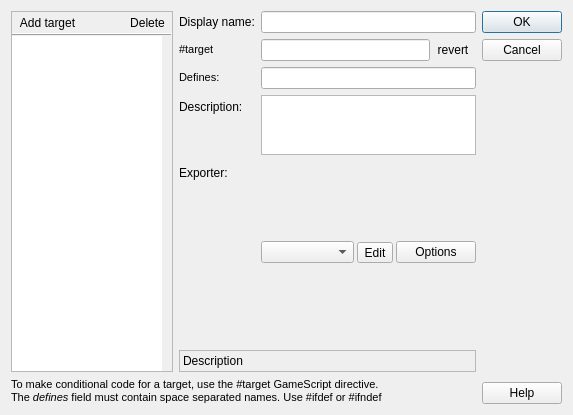
<?xml version="1.0" encoding="UTF-8"?>
<ui version="4.0">
 <class>BuildTargets</class>
 <widget class="QDialog" name="BuildTargets">
  <property name="geometry">
   <rect>
    <x>0</x>
    <y>0</y>
    <width>573</width>
    <height>415</height>
   </rect>
  </property>
  <property name="windowTitle">
   <string>Project Build Targets</string>
  </property>
  <property name="windowIcon">
   <iconset resource="../sharedcode/resources.qrc">
    <normaloff>:/resources/RES/ffficons/computer.png</normaloff>:/resources/RES/ffficons/computer.png</iconset>
  </property>
  <property name="modal">
   <bool>true</bool>
  </property>
  <layout class="QGridLayout" name="gridLayout">
   <item row="0" column="0">
    <layout class="QHBoxLayout" name="horizontalLayout_2">
     <item>
      <widget class="QFrame" name="frame_2">
       <property name="sizePolicy">
        <sizepolicy hsizetype="Fixed" vsizetype="Preferred">
         <horstretch>0</horstretch>
         <verstretch>0</verstretch>
        </sizepolicy>
       </property>
       <property name="frameShape">
        <enum>QFrame::StyledPanel</enum>
       </property>
       <property name="frameShadow">
        <enum>QFrame::Plain</enum>
       </property>
       <layout class="QVBoxLayout" name="verticalLayout_5">
        <property name="spacing">
         <number>0</number>
        </property>
        <property name="margin">
         <number>0</number>
        </property>
        <item>
         <layout class="QVBoxLayout" name="verticalLayout_3">
          <property name="spacing">
           <number>0</number>
          </property>
          <item>
           <layout class="QHBoxLayout" name="horizontalLayout_3">
            <property name="spacing">
             <number>0</number>
            </property>
            <property name="margin">
             <number>0</number>
            </property>
            <item>
             <widget class="QToolButton" name="AddTarget">
              <property name="text">
               <string>Add target</string>
              </property>
              <property name="icon">
               <iconset resource="../sharedcode/resources.qrc">
                <normaloff>:/resources/RES/ffficons/add.png</normaloff>:/resources/RES/ffficons/add.png</iconset>
              </property>
              <property name="toolButtonStyle">
               <enum>Qt::ToolButtonTextBesideIcon</enum>
              </property>
              <property name="autoRaise">
               <bool>true</bool>
              </property>
             </widget>
            </item>
            <item>
             <spacer name="horizontalSpacer">
              <property name="orientation">
               <enum>Qt::Horizontal</enum>
              </property>
              <property name="sizeType">
               <enum>QSizePolicy::Expanding</enum>
              </property>
              <property name="sizeHint" stdset="0">
               <size>
                <width>40</width>
                <height>20</height>
               </size>
              </property>
             </spacer>
            </item>
            <item>
             <widget class="QToolButton" name="DelTarget">
              <property name="text">
               <string>Delete</string>
              </property>
              <property name="icon">
               <iconset resource="../sharedcode/resources.qrc">
                <normaloff>:/resources/RES/ffficons/delete.png</normaloff>:/resources/RES/ffficons/delete.png</iconset>
              </property>
              <property name="toolButtonStyle">
               <enum>Qt::ToolButtonIconOnly</enum>
              </property>
              <property name="autoRaise">
               <bool>true</bool>
              </property>
             </widget>
            </item>
           </layout>
          </item>
          <item>
           <widget class="Line" name="line">
            <property name="frameShadow">
             <enum>QFrame::Raised</enum>
            </property>
            <property name="orientation">
             <enum>Qt::Horizontal</enum>
            </property>
           </widget>
          </item>
          <item>
           <widget class="QListWidget" name="TargetsLV">
            <property name="sizePolicy">
             <sizepolicy hsizetype="Maximum" vsizetype="Expanding">
              <horstretch>0</horstretch>
              <verstretch>0</verstretch>
             </sizepolicy>
            </property>
            <property name="minimumSize">
             <size>
              <width>150</width>
              <height>0</height>
             </size>
            </property>
            <property name="maximumSize">
             <size>
              <width>150</width>
              <height>16777215</height>
             </size>
            </property>
            <property name="frameShape">
             <enum>QFrame::NoFrame</enum>
            </property>
           </widget>
          </item>
         </layout>
        </item>
       </layout>
      </widget>
     </item>
     <item>
      <widget class="QWidget" name="SettingsPart" native="true">
       <layout class="QFormLayout" name="formLayout">
        <property name="fieldGrowthPolicy">
         <enum>QFormLayout::AllNonFixedFieldsGrow</enum>
        </property>
        <property name="margin">
         <number>0</number>
        </property>
        <item row="0" column="0">
         <widget class="QLabel" name="label">
          <property name="text">
           <string>Display name:</string>
          </property>
         </widget>
        </item>
        <item row="0" column="1">
         <widget class="QLineEdit" name="DisplayName"/>
        </item>
        <item row="1" column="0">
         <widget class="QLabel" name="label_5">
          <property name="text">
           <string>&lt;!DOCTYPE HTML PUBLIC &quot;-//W3C//DTD HTML 4.0//EN&quot; &quot;http://www.w3.org/TR/REC-html40/strict.dtd&quot;&gt;
&lt;html&gt;&lt;head&gt;&lt;meta name=&quot;qrichtext&quot; content=&quot;1&quot; /&gt;&lt;style type=&quot;text/css&quot;&gt;
p, li { white-space: pre-wrap; }
&lt;/style&gt;&lt;/head&gt;&lt;body style=&quot; font-family:'MS Shell Dlg 2'; font-size:8.25pt; font-weight:400; font-style:normal;&quot;&gt;
&lt;p style=&quot; margin-top:0px; margin-bottom:0px; margin-left:0px; margin-right:0px; -qt-block-indent:0; text-indent:0px;&quot;&gt;&lt;span style=&quot; font-family:'Courier New,courier';&quot;&gt;#target&lt;/span&gt;&lt;/p&gt;&lt;/body&gt;&lt;/html&gt;</string>
          </property>
         </widget>
        </item>
        <item row="1" column="1">
         <layout class="QHBoxLayout" name="horizontalLayout_5">
          <property name="spacing">
           <number>0</number>
          </property>
          <item>
           <widget class="QLineEdit" name="codeName"/>
          </item>
          <item>
           <widget class="QToolButton" name="toolButton_3">
            <property name="text">
             <string>revert</string>
            </property>
            <property name="icon">
             <iconset resource="../sharedcode/resources.qrc">
              <normaloff>:/resources/RES/ffficons/arrow_refresh_small.png</normaloff>:/resources/RES/ffficons/arrow_refresh_small.png</iconset>
            </property>
            <property name="autoRaise">
             <bool>true</bool>
            </property>
           </widget>
          </item>
         </layout>
        </item>
        <item row="3" column="0">
         <widget class="QLabel" name="label_4">
          <property name="text">
           <string>Description:</string>
          </property>
         </widget>
        </item>
        <item row="3" column="1">
         <widget class="QPlainTextEdit" name="DescText">
          <property name="sizePolicy">
           <sizepolicy hsizetype="Expanding" vsizetype="Minimum">
            <horstretch>0</horstretch>
            <verstretch>0</verstretch>
           </sizepolicy>
          </property>
          <property name="maximumSize">
           <size>
            <width>16777215</width>
            <height>60</height>
           </size>
          </property>
         </widget>
        </item>
        <item row="4" column="0">
         <widget class="QLabel" name="label_3">
          <property name="text">
           <string>Exporter:</string>
          </property>
         </widget>
        </item>
        <item row="4" column="1">
         <widget class="QStackedWidget" name="stackedWidget">
          <property name="currentIndex">
           <number>0</number>
          </property>
          <widget class="QWidget" name="pgExporterSelect">
           <layout class="QHBoxLayout" name="horizontalLayout">
            <property name="spacing">
             <number>3</number>
            </property>
            <property name="margin">
             <number>0</number>
            </property>
            <item>
             <widget class="QComboBox" name="ExporterComboBox">
              <property name="sizePolicy">
               <sizepolicy hsizetype="Expanding" vsizetype="Fixed">
                <horstretch>0</horstretch>
                <verstretch>0</verstretch>
               </sizepolicy>
              </property>
             </widget>
            </item>
            <item>
             <widget class="QToolButton" name="toolButton_2">
              <property name="text">
               <string>Edit</string>
              </property>
              <property name="icon">
               <iconset resource="../sharedcode/resources.qrc">
                <normaloff>:/resources/RES/ffficons/textfield_rename.png</normaloff>:/resources/RES/ffficons/textfield_rename.png</iconset>
              </property>
             </widget>
            </item>
            <item>
             <widget class="QPushButton" name="OptionsButton">
              <property name="text">
               <string>Options</string>
              </property>
              <property name="icon">
               <iconset resource="../sharedcode/resources.qrc">
                <normaloff>:/resources/RES/checks.png</normaloff>:/resources/RES/checks.png</iconset>
              </property>
             </widget>
            </item>
           </layout>
          </widget>
          <widget class="QWidget" name="pgExporterInvalid">
           <layout class="QHBoxLayout" name="horizontalLayout_4">
            <property name="spacing">
             <number>3</number>
            </property>
            <property name="margin">
             <number>0</number>
            </property>
            <item>
             <widget class="QLineEdit" name="exporterLineEdit"/>
            </item>
            <item>
             <widget class="QToolButton" name="toolButton">
              <property name="text">
               <string>Select</string>
              </property>
              <property name="icon">
               <iconset resource="../sharedcode/resources.qrc">
                <normaloff>:/resources/RES/cursor.png</normaloff>:/resources/RES/cursor.png</iconset>
              </property>
             </widget>
            </item>
            <item>
             <widget class="QPushButton" name="OptionsButton_2">
              <property name="text">
               <string>Options</string>
              </property>
              <property name="icon">
               <iconset resource="../sharedcode/resources.qrc">
                <normaloff>:/resources/RES/ffficons/page_white_edit.png</normaloff>:/resources/RES/ffficons/page_white_edit.png</iconset>
              </property>
             </widget>
            </item>
           </layout>
          </widget>
         </widget>
        </item>
        <item row="5" column="0" colspan="2">
         <widget class="QFrame" name="frame">
          <property name="frameShape">
           <enum>QFrame::StyledPanel</enum>
          </property>
          <property name="frameShadow">
           <enum>QFrame::Plain</enum>
          </property>
          <layout class="QVBoxLayout" name="verticalLayout_4">
           <property name="spacing">
            <number>3</number>
           </property>
           <property name="margin">
            <number>3</number>
           </property>
           <item>
            <widget class="QLabel" name="exporterDescription">
             <property name="sizePolicy">
              <sizepolicy hsizetype="Ignored" vsizetype="Preferred">
               <horstretch>0</horstretch>
               <verstretch>0</verstretch>
              </sizepolicy>
             </property>
             <property name="text">
              <string>Description</string>
             </property>
             <property name="wordWrap">
              <bool>true</bool>
             </property>
            </widget>
           </item>
          </layout>
         </widget>
        </item>
        <item row="2" column="0">
         <widget class="QLabel" name="label_6">
          <property name="text">
           <string>&lt;!DOCTYPE HTML PUBLIC &quot;-//W3C//DTD HTML 4.0//EN&quot; &quot;http://www.w3.org/TR/REC-html40/strict.dtd&quot;&gt;
&lt;html&gt;&lt;head&gt;&lt;meta name=&quot;qrichtext&quot; content=&quot;1&quot; /&gt;&lt;style type=&quot;text/css&quot;&gt;
p, li { white-space: pre-wrap; }
&lt;/style&gt;&lt;/head&gt;&lt;body style=&quot; font-family:'MS Shell Dlg 2'; font-size:8.25pt; font-weight:400; font-style:normal;&quot;&gt;
&lt;p style=&quot; margin-top:0px; margin-bottom:0px; margin-left:0px; margin-right:0px; -qt-block-indent:0; text-indent:0px;&quot;&gt;&lt;span style=&quot; font-size:8pt;&quot;&gt;Defines:&lt;/span&gt;&lt;/p&gt;&lt;/body&gt;&lt;/html&gt;</string>
          </property>
         </widget>
        </item>
        <item row="2" column="1">
         <widget class="QLineEdit" name="defines"/>
        </item>
       </layout>
      </widget>
     </item>
    </layout>
   </item>
   <item row="0" column="1" rowspan="2">
    <layout class="QVBoxLayout" name="verticalLayout_2">
     <item>
      <widget class="QPushButton" name="OKbutton">
       <property name="sizePolicy">
        <sizepolicy hsizetype="Fixed" vsizetype="Fixed">
         <horstretch>0</horstretch>
         <verstretch>0</verstretch>
        </sizepolicy>
       </property>
       <property name="text">
        <string>OK</string>
       </property>
       <property name="default">
        <bool>true</bool>
       </property>
      </widget>
     </item>
     <item>
      <widget class="QPushButton" name="cancelbutton">
       <property name="sizePolicy">
        <sizepolicy hsizetype="Fixed" vsizetype="Fixed">
         <horstretch>0</horstretch>
         <verstretch>0</verstretch>
        </sizepolicy>
       </property>
       <property name="text">
        <string>Cancel</string>
       </property>
      </widget>
     </item>
     <item>
      <spacer name="verticalSpacer">
       <property name="orientation">
        <enum>Qt::Vertical</enum>
       </property>
       <property name="sizeHint" stdset="0">
        <size>
         <width>20</width>
         <height>40</height>
        </size>
       </property>
      </spacer>
     </item>
     <item>
      <widget class="QPushButton" name="helpbutton">
       <property name="sizePolicy">
        <sizepolicy hsizetype="Fixed" vsizetype="Fixed">
         <horstretch>0</horstretch>
         <verstretch>0</verstretch>
        </sizepolicy>
       </property>
       <property name="text">
        <string>Help</string>
       </property>
      </widget>
     </item>
    </layout>
   </item>
   <item row="1" column="0">
    <widget class="QLabel" name="label_2">
     <property name="sizePolicy">
      <sizepolicy hsizetype="Preferred" vsizetype="Fixed">
       <horstretch>0</horstretch>
       <verstretch>0</verstretch>
      </sizepolicy>
     </property>
     <property name="text">
      <string>&lt;!DOCTYPE HTML PUBLIC &quot;-//W3C//DTD HTML 4.0//EN&quot; &quot;http://www.w3.org/TR/REC-html40/strict.dtd&quot;&gt;
&lt;html&gt;&lt;head&gt;&lt;meta name=&quot;qrichtext&quot; content=&quot;1&quot; /&gt;&lt;style type=&quot;text/css&quot;&gt;
p, li { white-space: pre-wrap; }
&lt;/style&gt;&lt;/head&gt;&lt;body style=&quot; font-family:'MS Shell Dlg 2'; font-size:8.25pt; font-weight:400; font-style:normal;&quot;&gt;
&lt;p style=&quot; margin-top:0px; margin-bottom:0px; margin-left:0px; margin-right:0px; -qt-block-indent:0; text-indent:0px;&quot;&gt;&lt;span style=&quot; font-size:8pt;&quot;&gt;To make conditional code for a target, use the &lt;/span&gt;&lt;span style=&quot; font-family:'Courier New,courier'; font-size:8pt;&quot;&gt;#target&lt;/span&gt;&lt;span style=&quot; font-size:8pt;&quot;&gt; GameScript directive.&lt;/span&gt;&lt;/p&gt;
&lt;p style=&quot; margin-top:0px; margin-bottom:0px; margin-left:0px; margin-right:0px; -qt-block-indent:0; text-indent:0px;&quot;&gt;&lt;span style=&quot; font-size:8pt;&quot;&gt;The &lt;/span&gt;&lt;span style=&quot; font-size:8pt; font-style:italic;&quot;&gt;defines&lt;/span&gt;&lt;span style=&quot; font-size:8pt;&quot;&gt; field must contain space separated names. Use &lt;/span&gt;&lt;span style=&quot; font-family:'Courier New,courier'; font-size:8pt;&quot;&gt;#ifdef&lt;/span&gt;&lt;span style=&quot; font-size:8pt;&quot;&gt; or &lt;/span&gt;&lt;span style=&quot; font-family:'Courier New,courier'; font-size:8pt;&quot;&gt;#ifndef&lt;/span&gt;&lt;/p&gt;&lt;/body&gt;&lt;/html&gt;</string>
     </property>
     <property name="wordWrap">
      <bool>true</bool>
     </property>
    </widget>
   </item>
  </layout>
 </widget>
 <resources>
  <include location="../sharedcode/resources.qrc"/>
  <include location="../sharedcode/resources.qrc"/>
  <include location="../sharedcode/resources.qrc"/>
  <include location="../sharedcode/resources.qrc"/>
 </resources>
 <connections>
  <connection>
   <sender>cancelbutton</sender>
   <signal>clicked()</signal>
   <receiver>BuildTargets</receiver>
   <slot>reject()</slot>
   <hints>
    <hint type="sourcelabel">
     <x>562</x>
     <y>61</y>
    </hint>
    <hint type="destinationlabel">
     <x>724</x>
     <y>147</y>
    </hint>
   </hints>
  </connection>
 </connections>
</ui>
